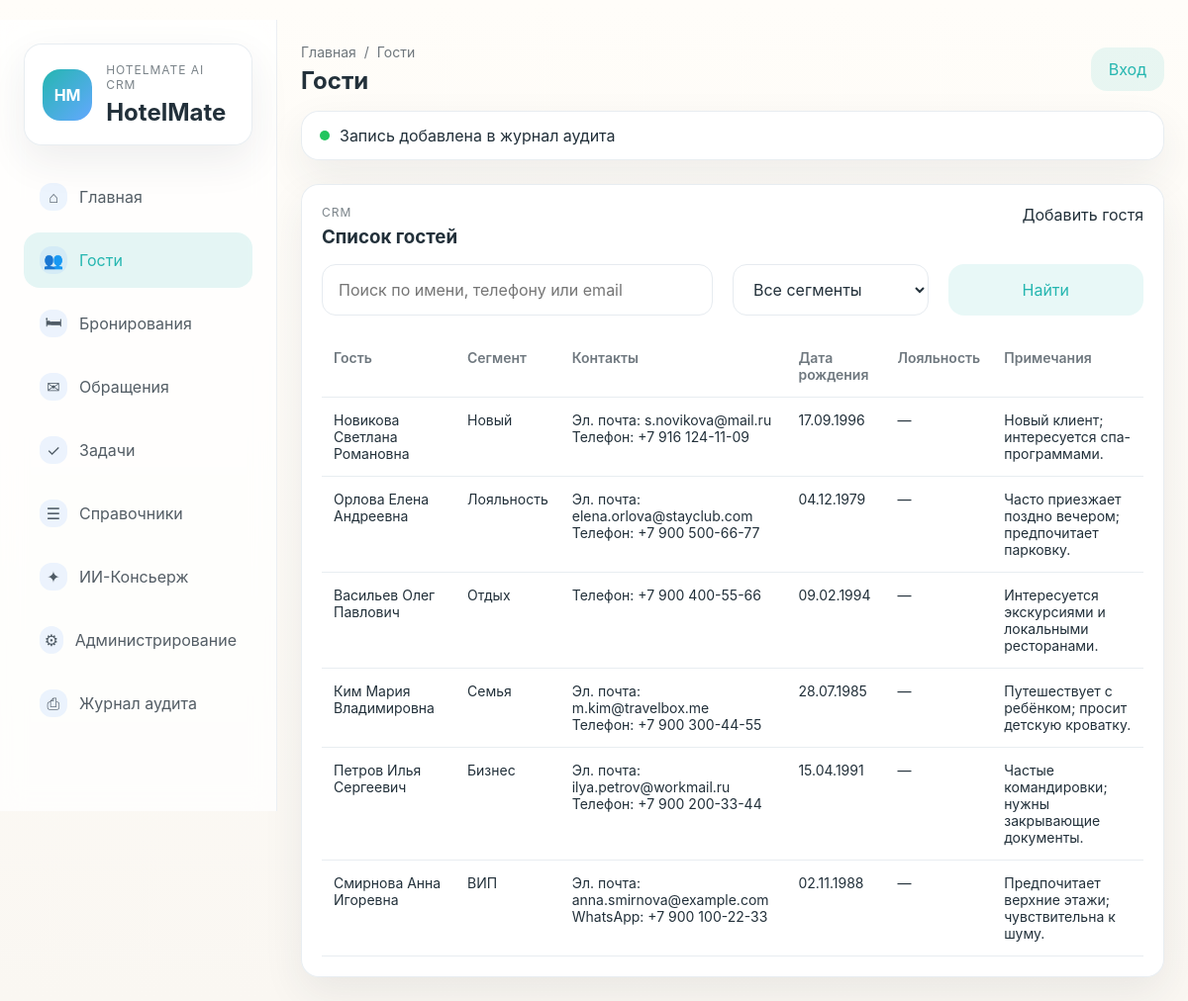
Page /guests/ on the committed database.
### ui/models.py (models this page shows, shortened)
class TimestampedModel(models.Model):
    created_at = models.DateTimeField(auto_now_add=True)
    updated_at = models.DateTimeField(auto_now=True)
    class Meta:
        abstract = True

class Client(TimestampedModel):
    last_name = models.CharField('фамилия', max_length=150)
    first_name = models.CharField('имя', max_length=150)
    middle_name = models.CharField('отчество', max_length=150, blank=True, default='')
    birth_date = models.DateField('дата_рождения', blank=True, null=True)
    segment = models.ForeignKey('ClientSegment', on_delete=models.SET_NULL, null=True, blank=True, verbose_name='сегмент', db_column='segment', to_field='code')
    preferences = models.JSONField('предпочтения_json', blank=True, null=True)
    notes = models.TextField('примечания', blank=True, default='')
    loyalty_level = models.ForeignKey('LoyaltyLevel', on_delete=models.SET_NULL, null=True, blank=True, verbose_name='уровень лояльности', db_column='loyalty_level', to_field='code')
    loyalty_points = models.IntegerField('баллы лояльности', default=0)
    class Meta:
        verbose_name = 'Клиент'
        verbose_name_plural = 'Клиенты'
    def __str__(self) -> str:
        parts = [self.last_name, self.first_name]
        if self.middle_name:
            parts.append(self.middle_name)
        return ' '.join(parts)

class ClientSegment(models.Model):
    code = models.CharField('код', max_length=80, primary_key=True)
    label = models.CharField('название', max_length=200)
    order = models.PositiveIntegerField('порядок', default=0)
    class Meta:
        verbose_name = 'Сегмент клиента'
        verbose_name_plural = 'Сегменты клиентов'
        ordering = ['order']
    def __str__(self): return self.label

class ContactChannel(TimestampedModel):
    client = models.ForeignKey(
        Client,
        on_delete=models.CASCADE,
        related_name='contact_channels',
        verbose_name='клиент',
    )
    type = models.ForeignKey('ContactChannelType', on_delete=models.PROTECT, verbose_name='тип', db_column='type', to_field='code')
    value = models.CharField('значение', max_length=255)
    is_primary = models.BooleanField('is_primary', default=False)
    verified_at = models.DateTimeField('verified_at', blank=True, null=True)
    priority = models.PositiveIntegerField('priority', default=0)
    class Meta:
        verbose_name = 'Контактный канал'
        verbose_name_plural = 'Контактные каналы'
        constraints = [
            models.UniqueConstraint(fields=['type_id', 'value'], name='uq_contactchannel_type_value'),
        ]

class ContactChannelType(models.Model):
    code = models.CharField('код', max_length=80, primary_key=True)
    label = models.CharField('название', max_length=200)
    order = models.PositiveIntegerField('порядок', default=0)
    class Meta:
        verbose_name = 'Тип контактного канала'
        verbose_name_plural = 'Типы контактных каналов'
        ordering = ['order']
    def __str__(self): return self.label

### ui/views.py (the view)
# urls.py: path('guests/', views.guests_list, name='guests_list'),
def guests_list(request: HttpRequest) -> HttpResponse:
    context = base_context('Гости', 'Гости', [{'label': 'Главная', 'url_name': 'ui:dashboard'}, {'label': 'Гости'}])
    qs = db.Client.objects.all().prefetch_related('contact_channels').order_by('-id')
    q = request.GET.get('q', '').strip()
    segment = request.GET.get('segment', '').strip()
    if q:
        qs = qs.filter(
            Q(last_name__icontains=q) | Q(first_name__icontains=q) |
            Q(contact_channels__value__icontains=q)
        ).distinct()
    if segment:
        qs = qs.filter(segment_id=segment)
    segments = db.Client.objects.exclude(segment__isnull=True).values_list('segment_id', flat=True).distinct().order_by('segment_id')
    context.update({'guests': qs, 'q': q, 'selected_segment': segment, 'segments': segments})
    return render(request, 'ui/guests_list.html', context)

### ui/templatetags/translate.py (called while the page is built)
@register.filter
def segment(value: str) -> str:
    return _SEGMENT.get(value, value)

### ui/views.py (called while the page is built)
def base_context(active_page: str, title: str, breadcrumbs: list[dict]) -> dict:
    return {
        'nav_items': NAV_ITEMS,
        'active_page': active_page,
        'page_title': title,
        'breadcrumbs': breadcrumbs,
        'notice': 'Запись добавлена в журнал аудита',
    }

### ui/templates/ui/guests_list.html (shortened to what this page needs)
﻿{% extends 'ui/base.html' %}
{% load translate %}
{% block content %}
<section class="card">
    <div class="section-head">
        <div>
            <p class="eyebrow">CRM</p>
            <h3>Список гостей</h3>
        </div>
        <div class=”button-row”>
            <a class=”btn btn-primary” href=”{% url 'ui:crud_create' 'clients' %}”>Добавить гостя</a>
        </div>
    </div>
    <form method="get" class="toolbar-grid compact">
        <input type="text" name="q" value="{{ q }}" placeholder="Поиск по имени, телефону или email">
        <select name="segment">
            <option value="">Все сегменты</option>
        </select>
        <button class="btn btn-secondary" type="submit">Найти</button>
    </form>
    <div class="table-shell">
        {% if guests %}
            <table>
                <thead>
                    <tr>
                        <th>Гость</th>
                        <th>Сегмент</th>
                        <th>Контакты</th>
                        <th>Дата рождения</th>
                        <th>Лояльность</th>
                        <th>Примечания</th>
                    </tr>
                </thead>
                <tbody>
                    {% for guest in guests %}
                        <tr>
                            <td><a href="{% url 'ui:guest_detail' guest.id %}">{{ guest }}</a></td>
                            <td>{{ guest.segment|segment|default:"—" }}</td>
                            <td>
                                {% for ch in guest.contact_channels.all %}
                                    {% if ch.is_primary %}{{ ch.type }}: {{ ch.value }}<br>{% endif %}
                                {% empty %}—{% endfor %}
                            </td>
                            <td>{{ guest.birth_date|date:"d.m.Y"|default:"—" }}</td>
                            <td>{% if guest.loyalty_record %}{{ guest.loyalty_record.level }} ({{ guest.loyalty_record.points }}){% else %}—{% endif %}</td>
                            <td>{{ guest.notes|default:"—" }}</td>
                        </tr>
                    {% endfor %}
                </tbody>
            </table>
        {% else %}
            <p class="empty-state">Р“РѕСЃС‚Рё РїРѕРєР° РЅРµ РґРѕР±Р°РІР»РµРЅС‹.</p>
        {% endif %}
    </div>
</section>
{% endblock %}

### ui/static/ui/styles.css (style rules this page uses)
:root { --sand: #FAF7F2; --sea: #25B6B0; --sky: #63A8FF; --sunset: #FF8A6A; --graphite: #22303A; --mist: #E6EBF0; --success: #22C55E; --warning: #F59E0B; --danger: #EF4444; --white: #FFFFFF; --shadow: 0 16px 40px rgba(34, 48, 58, 0.08); --radius: 18px; }
* { box-sizing: border-box; }
body { margin: 0; font-family: Inter, -apple-system, BlinkMacSystemFont, 'Segoe UI', sans-serif; background: linear-gradient(180deg, #fffdf9 0%, var(--sand) 100%); color: var(--graphite); }
a { color: inherit; text-decoration: none; }
button, input, select, textarea { font: inherit; }
input, select, textarea { width: 100%; padding: 14px 16px; border: 1px solid var(--mist); border-radius: 14px; background: rgba(255, 255, 255, 0.9); color: var(--graphite); }
.brand-card, .card, .notice-banner, .kanban-card, .info-card { border-radius: var(--radius); background: rgba(255, 255, 255, 0.95); border: 1px solid rgba(230, 235, 240, 0.9); box-shadow: var(--shadow); }
.eyebrow { margin: 0 0 6px; font-size: 12px; text-transform: uppercase; letter-spacing: 0.08em; color: rgba(34, 48, 58, 0.6); }
.brand-card h1, .topbar h2, .section-head h3, .profile-head h3, .metric-card h3 { margin: 0; }
.btn { border: none; border-radius: 16px; padding: 12px 18px; cursor: pointer; transition: transform 0.2s ease, box-shadow 0.2s ease; }
.btn-secondary { color: var(--sea); background: rgba(37, 182, 176, 0.1); }
.metrics-grid, .content-grid, .split-grid, .toolbar-grid, .kanban-grid, .detail-layout { display: grid; gap: 20px; margin-bottom: 24px; }
.toolbar-grid.compact { grid-template-columns: 2fr 1fr 1fr; margin: 16px 0 20px; }
.card, .metric-card, .kanban-column { padding: 20px; }
.section-head, .list-row, .profile-head, .card-meta, .table-row, .timeline-item, .message-bubble { display: flex; align-items: flex-start; justify-content: space-between; gap: 16px; }
.table-shell { overflow-x: auto; }
table { width: 100%; border-collapse: collapse; min-width: 720px; }
th, td { padding: 14px 12px; border-bottom: 1px solid rgba(230, 235, 240, 0.9); text-align: left; font-size: 14px; vertical-align: top; }
th { color: rgba(34, 48, 58, 0.65); font-weight: 600; }

### rows in the picture
Client: last_name+first_name+middle_name "Новикова Светлана Романовна", segment|segment "Новый", birth_date "17.09.1996", notes "Новый клиент; интересуется спа-программами."
ContactChannel: type "Эл. почта", value "s.novikova@mail.ru"
ContactChannel: type "Телефон", value "+7 916 124-11-09"
Client: last_name+first_name+middle_name "Орлова Елена Андреевна", segment|segment "Лояльность", birth_date "04.12.1979", notes "Часто приезжает поздно вечером; предпочитает парковку."
ContactChannel: type "Эл. почта", value "elena.orlova@stayclub.com"
ContactChannel: type "Телефон", value "+7 900 500-66-77"
Client: last_name+first_name+middle_name "Васильев Олег Павлович", segment|segment "Отдых", birth_date "09.02.1994", notes "Интересуется экскурсиями и локальными ресторанами."
ContactChannel: type "Телефон", value "+7 900 400-55-66"
Client: last_name+first_name+middle_name "Ким Мария Владимировна", segment|segment "Семья", birth_date "28.07.1985", notes "Путешествует с ребёнком; просит детскую кроватку."
ContactChannel: type "Эл. почта", value "m.kim@travelbox.me"
ContactChannel: type "Телефон", value "+7 900 300-44-55"
Client: last_name+first_name+middle_name "Петров Илья Сергеевич", segment|segment "Бизнес", birth_date "15.04.1991", notes "Частые командировки; нужны закрывающие документы."
ContactChannel: type "Эл. почта", value "ilya.petrov@workmail.ru"
ContactChannel: type "Телефон", value "+7 900 200-33-44"
Client: last_name+first_name+middle_name "Смирнова Анна Игоревна", segment|segment "ВИП", birth_date "02.11.1988", notes "Предпочитает верхние этажи; чувствительна к шуму."
ContactChannel: type "Эл. почта", value "anna.smirnova@example.com"
ContactChannel: type "WhatsApp", value "+7 900 100-22-33"

### other values in the picture
{{ item.icon }} "⌂" "👥" "🛏" "✉" "✓" "☰" "✦" "⚙" "⎙"
{{ item.label }} "Главная" "Гости" "Бронирования" "Обращения" "Задачи" "Справочники" "ИИ-Консьерж" "Администрирование" "Журнал аудита"
{{ crumb.label }} "Главная"
{{ crumb.label }} "Гости"
{{ page_title }} "Гости"
{{ notice }} "Запись добавлена в журнал аудита"
